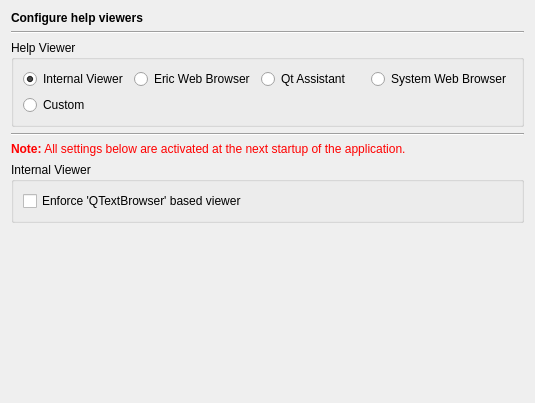
<?xml version="1.0" encoding="UTF-8"?>
<ui version="4.0">
 <class>HelpViewersPage</class>
 <widget class="QWidget" name="HelpViewersPage">
  <property name="geometry">
   <rect>
    <x>0</x>
    <y>0</y>
    <width>535</width>
    <height>403</height>
   </rect>
  </property>
  <layout class="QVBoxLayout" name="verticalLayout_3">
   <item>
    <widget class="QLabel" name="headerLabel">
     <property name="text">
      <string>&lt;b&gt;Configure help viewers&lt;/b&gt;</string>
     </property>
    </widget>
   </item>
   <item>
    <widget class="Line" name="line17">
     <property name="frameShape">
      <enum>QFrame::HLine</enum>
     </property>
     <property name="frameShadow">
      <enum>QFrame::Sunken</enum>
     </property>
     <property name="orientation">
      <enum>Qt::Horizontal</enum>
     </property>
    </widget>
   </item>
   <item>
    <widget class="QGroupBox" name="groupBox">
     <property name="title">
      <string>Help Viewer</string>
     </property>
     <layout class="QVBoxLayout" name="verticalLayout">
      <item>
       <layout class="QHBoxLayout" name="horizontalLayout_2">
        <item>
         <widget class="QRadioButton" name="internalViewerButton">
          <property name="toolTip">
           <string>Select to use the internal help viewer</string>
          </property>
          <property name="text">
           <string>Internal Viewer</string>
          </property>
          <property name="checked">
           <bool>true</bool>
          </property>
         </widget>
        </item>
        <item>
         <widget class="QRadioButton" name="helpBrowserButton">
          <property name="toolTip">
           <string>Select to use the Eric Web Browser</string>
          </property>
          <property name="text">
           <string>Eric Web Browser</string>
          </property>
         </widget>
        </item>
        <item>
         <widget class="QRadioButton" name="qtAssistantButton">
          <property name="toolTip">
           <string>Select to use Qt Assistant</string>
          </property>
          <property name="text">
           <string>Qt Assistant</string>
          </property>
         </widget>
        </item>
        <item>
         <widget class="QRadioButton" name="webBrowserButton">
          <property name="toolTip">
           <string>Select to use the configured web browser of the system</string>
          </property>
          <property name="text">
           <string>System Web Browser</string>
          </property>
         </widget>
        </item>
       </layout>
      </item>
      <item>
       <layout class="QHBoxLayout" name="horizontalLayout">
        <item>
         <widget class="QRadioButton" name="customViewerButton">
          <property name="toolTip">
           <string>Select to use a custom viewer</string>
          </property>
          <property name="text">
           <string>Custom</string>
          </property>
         </widget>
        </item>
        <item>
         <widget class="EricPathPicker" name="customViewerPicker" native="true">
          <property name="enabled">
           <bool>false</bool>
          </property>
          <property name="sizePolicy">
           <sizepolicy hsizetype="Expanding" vsizetype="Preferred">
            <horstretch>0</horstretch>
            <verstretch>0</verstretch>
           </sizepolicy>
          </property>
          <property name="focusPolicy">
           <enum>Qt::StrongFocus</enum>
          </property>
          <property name="toolTip">
           <string>Enter the custom viewer to be used</string>
          </property>
         </widget>
        </item>
       </layout>
      </item>
     </layout>
    </widget>
   </item>
   <item>
    <widget class="Line" name="line">
     <property name="orientation">
      <enum>Qt::Horizontal</enum>
     </property>
    </widget>
   </item>
   <item>
    <widget class="QLabel" name="TextLabel1_2_2_2">
     <property name="text">
      <string>&lt;font color=&quot;#FF0000&quot;&gt;&lt;b&gt;Note:&lt;/b&gt; All settings below are activated at the next startup of the application.&lt;/font&gt;</string>
     </property>
    </widget>
   </item>
   <item>
    <widget class="QGroupBox" name="groupBox_2">
     <property name="title">
      <string>Internal Viewer</string>
     </property>
     <layout class="QVBoxLayout" name="verticalLayout_2">
      <item>
       <widget class="QCheckBox" name="enforceQTBCheckBox">
        <property name="toolTip">
         <string>Select this in order to enforce the use of the QTextBrowser based help viewer implementation.</string>
        </property>
        <property name="whatsThis">
         <string>&lt;b&gt;Enforce 'QTextBrowser' based viewer&lt;/b&gt;
&lt;p&gt;Select this in order to enforce the use of the QTextBrowser based help viewer implementation. Without this option the viewer implementation will be selected automatically from QWebEngine or QTextBrowser (in that order).&lt;/p&gt;</string>
        </property>
        <property name="text">
         <string>Enforce 'QTextBrowser' based viewer</string>
        </property>
       </widget>
      </item>
     </layout>
    </widget>
   </item>
   <item>
    <spacer>
     <property name="orientation">
      <enum>Qt::Vertical</enum>
     </property>
     <property name="sizeHint" stdset="0">
      <size>
       <width>479</width>
       <height>121</height>
      </size>
     </property>
    </spacer>
   </item>
  </layout>
 </widget>
 <customwidgets>
  <customwidget>
   <class>EricPathPicker</class>
   <extends>QWidget</extends>
   <header>eric7/EricWidgets/EricPathPicker.h</header>
   <container>1</container>
  </customwidget>
 </customwidgets>
 <tabstops>
  <tabstop>internalViewerButton</tabstop>
  <tabstop>helpBrowserButton</tabstop>
  <tabstop>qtAssistantButton</tabstop>
  <tabstop>webBrowserButton</tabstop>
  <tabstop>customViewerButton</tabstop>
  <tabstop>customViewerPicker</tabstop>
 </tabstops>
 <resources/>
 <connections>
  <connection>
   <sender>customViewerButton</sender>
   <signal>toggled(bool)</signal>
   <receiver>customViewerPicker</receiver>
   <slot>setEnabled(bool)</slot>
   <hints>
    <hint type="sourcelabel">
     <x>496</x>
     <y>72</y>
    </hint>
    <hint type="destinationlabel">
     <x>493</x>
     <y>90</y>
    </hint>
   </hints>
  </connection>
 </connections>
</ui>
